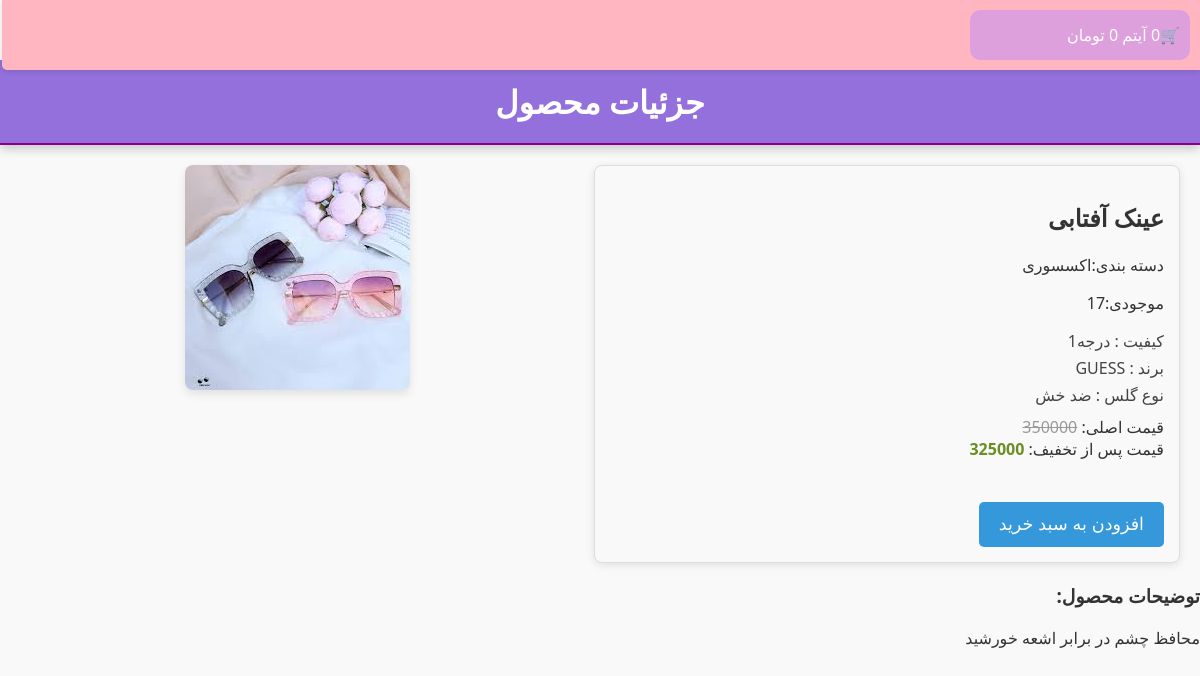
The app's page /products/6/aan-ftb/ with its own data.
### shop/models.py (models this page shows, shortened)
class Product(models.Model):
    category = models.ForeignKey(Category, on_delete=models.CASCADE, related_name='products', verbose_name='دسته بندی')
    name = models.CharField(max_length=250, verbose_name='نام محصول')
    slug = models.SlugField(max_length=250, unique=True, verbose_name='اسلاگ')
    description = models.TextField(verbose_name='توضیحات')
    inventory = models.PositiveIntegerField(default=0, verbose_name='موجودی')
    weight = models.PositiveIntegerField(default=0, verbose_name='وزن')
    price = models.PositiveIntegerField(default=0, verbose_name='قیمت')
    off = models.PositiveIntegerField(default=0, verbose_name='تخفیف')
    new_price = models.PositiveIntegerField(default=0, verbose_name='قیمت پس از تخفیف')
    created = models.DateTimeField(auto_now_add=True, verbose_name='زمان ایجاد')
    updated = models.DateTimeField(auto_now=True, verbose_name='تاریخ به روز رسانی')
    class Meta:
        ordering = ['-created']
        indexes = [
            models.Index(fields=['id', 'slug']),
            models.Index(fields=['name']),
            models.Index(fields=['-created']),
        ]
        verbose_name = 'محصول'
        verbose_name_plural = 'محصولات'

class Category(models.Model):
    name = models.CharField(max_length=250)
    slug = models.SlugField(max_length=250, unique=True)
    class Meta:
        ordering = ['name']
        indexes = [models.Index(fields=['name'])]
        verbose_name = 'دسته بندی'
        verbose_name_plural = 'دسته بندی ها'
    def __str__(self):
        return self.name

class ProductFeatures(models.Model):
    name = models.CharField(max_length=250, verbose_name='نام ویژگی')
    value = models.CharField(max_length=250, verbose_name='مقدار ویژگی')
    product = models.ForeignKey(Product, related_name='features', on_delete=models.CASCADE, verbose_name='محصول')

class Image(models.Model):
    product = models.ForeignKey(Product, on_delete=models.CASCADE, related_name="images", verbose_name="محصول")
    file = models.ImageField(upload_to="product_images/%Y/%m/%d")
    title = models.CharField(max_length=250, verbose_name="عنوان", null=True, blank=True)
    description = models.TextField(verbose_name="توضیحات", null=True, blank=True)
    created = models.DateTimeField(auto_now_add=True)
    class Meta:
        ordering = ['-created']
        indexes = [
            models.Index(fields=['-created'])
        ]
        verbose_name = "تصویر"
        verbose_name_plural = "تصویر ها"

### shop/views.py (the view)
# urls.py: path('products/<int:id>/<slug:slug>/', views.product_detail, name='product_detail'),
def product_detail(request, id, slug):
    product = get_object_or_404(Product, id=id, slug=slug)
    context = {
        'product': product,
    }
    return render(request, 'shop/product_detail.html', context)

### cart/cart.py (called while the page is built)
    def get_total_price(self):
        total_price = sum(item['price'] * item['quantity'] for item in self.cart.values())
        return total_price

    def __len__(self):
        return sum(item['quantity'] for item in self.cart.values())

### cart/context_processors.py (called while the page is built)
def cart_context(request):
    return {'cart': Cart(request)}

### shop/templates/shop/product_detail.html (shortened to what this page needs)
{% extends 'parent/base.html' %}
{% block content %}
<div class="header">
    <h1>جزئیات محصول</h1>
</div>
<div class="product-container">
        <div class="product-detail">
            <h2>{{product.name}}</h2>
            <p>دسته بندی:{{product.category}}</p>
            <p>موجودی:{{product.inventory}}</p>
            <ul>
                {% for f in product.features.all %}
                <li>{{f.name}} : {{f.value}}</li>
                {% endfor %}
            </ul>
            <div class="price">
                قیمت اصلی:
                <span class="original-price">{{product.price}}</span>
                <br>
                قیمت پس از تخفیف:
                <span class="discount-price">{{product.new_price}}</span>
            </div>
            <br>
            <button type="button" id="add-cart">افزودن به سبد خرید</button>
        </div>
      <div class="product-image">
        {% for img in product.images.all %}
            <img src="{{ img.file.url }}" alt="{{ img.title }}">
        {% endfor %}
    </div>
</div>
<div class="product-description">
        <h3>توضیحات محصول:</h3>
        <p>{{product.description}}</p>
    </div>
{% endblock content%}

### shop/static/css/base.css (style rules this page uses)
.header { padding: 20px; background-color: mediumpurple; color: white; text-align: center; margin-top: 60px; margin-bottom: 20px; border-bottom: 2px solid darkmagenta; box-shadow: 0 4px 10px rgba(0, 0, 0, 0.2); }
body { font-family: 'Segoe UI', Tahoma, Geneva, Verdana, sans-serif; background-color: #f9f9f9; color: #333; margin: 0; padding: 0; }
.header h1 { margin: 0; font-size: 2rem; }
.price { position: relative; margin-top: 10px; }
.original-price { text-decoration: line-through; color: #999; }
.discount-price { color: olivedrab; font-weight: bold; }
.product-container { display: flex; margin: 20px; gap: 20px; }
.product-detail { flex: 1; padding: 15px; border: 1px solid #ddd; border-radius: 8px; background-color: #f9f9f9; box-shadow: 0 2px 8px rgba(0, 0, 0, 0.1); }
.product-image { flex: 1; text-align: center; }
.product-image img { max-width: 100%; height: auto; border-radius: 8px; box-shadow: 0 4px 10px rgba(0, 0, 0, 0.1); }
#add-cart { background-color: #3498db; color: white; padding: 12px 20px; border: none; border-radius: 5px; cursor: pointer; font-size: 1.1rem; transition: background-color 0.3s ease; margin-top: 20px; }
ul { list-style-type: none; padding: 0; margin: 10px 0; }
li { margin-bottom: 5px; font-size: 1rem; color: #444; }
ul { list-style-type: none; padding: 0; }
li { margin: 5px 0; font-size: 1rem; }

### records on screen
Product: name "عینک آفتابی", category "اکسسوری", inventory "17", price "350000", new_price "325000", description "محافظ چشم در برابر اشعه خورشید"
ProductFeatures: name "کیفیت", value "درجه1"
ProductFeatures: name "برند", value "GUESS"
ProductFeatures: name "نوع گلس", value "ضد خش"
Image: file (picture)

### other values on screen
{{ item_count }} "0"
{{ cart.get_total_price }} "0"
